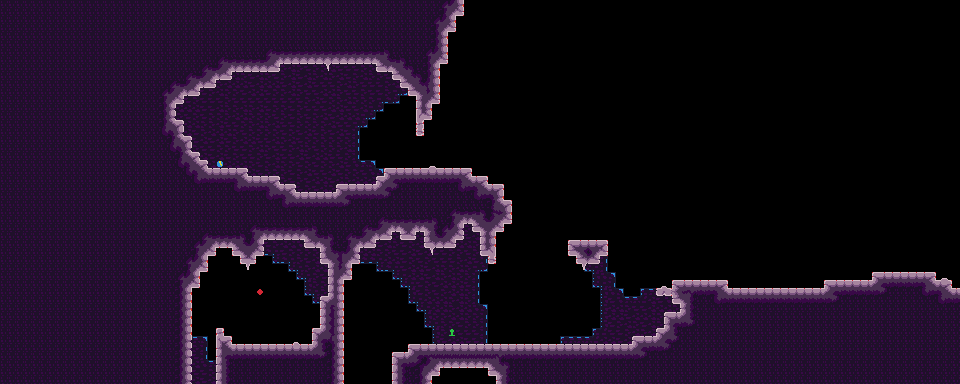

Tiled map render using the project's own tile images. Description and the map definition, with tile-layer contents summarised, below:
An orthogonal 120x48 tile map with 8x8 px tiles, 6 tile layers (bg_draft, draft, bg, map, ...), 6 tilesets.

<map version="1.9" tiledversion="1.9.2" orientation="orthogonal" renderorder="right-down" width="120" height="48" tilewidth="8" tileheight="8" infinite="0" nextlayerid="14" nextobjectid="1">
 <editorsettings>
  <export target="../../assets/world/room/intro4.json" format="json" />
 </editorsettings>
 <tileset firstgid="1" source="../rules/tools/tools.tsx" />
 <tileset firstgid="325" source="../tilesets/stone.tsx" />
 <tileset firstgid="403" source="../tilesets/stone_bg_decal.tsx" />
 <tileset firstgid="481" source="../tilesets/ice.tsx" />
 <tileset firstgid="559" source="../tilesets/stone_bg_decal_1.tsx" />
 <tileset firstgid="637" source="../tilesets/stone_fg_decal.tsx" />
 <layer id="10" name="bg_draft" width="120" height="48">
  <data>[5760 cells, 861 non-empty, 1 distinct tile ids]</data>
 </layer>
 <layer id="1" name="draft" width="120" height="48">
  <data>[5760 cells, 2580 non-empty, 1 distinct tile ids]</data>
 </layer>
 <layer id="13" name="bg" width="120" height="48">
  <data>[5760 cells, 861 non-empty, 15 distinct tile ids]</data>
 </layer>
 <layer id="11" name="map" width="120" height="48">
  <data>[5760 cells, 2580 non-empty, 48 distinct tile ids]</data>
 </layer>
 <layer id="4" name="entity" width="120" height="48">
  <data>[5760 cells, 3 non-empty, 3 distinct tile ids]</data>
 </layer>
 <layer id="3" name="fg" width="120" height="48">
  <data>[5760 cells, 32 non-empty, 16 distinct tile ids]</data>
 </layer>
</map>
